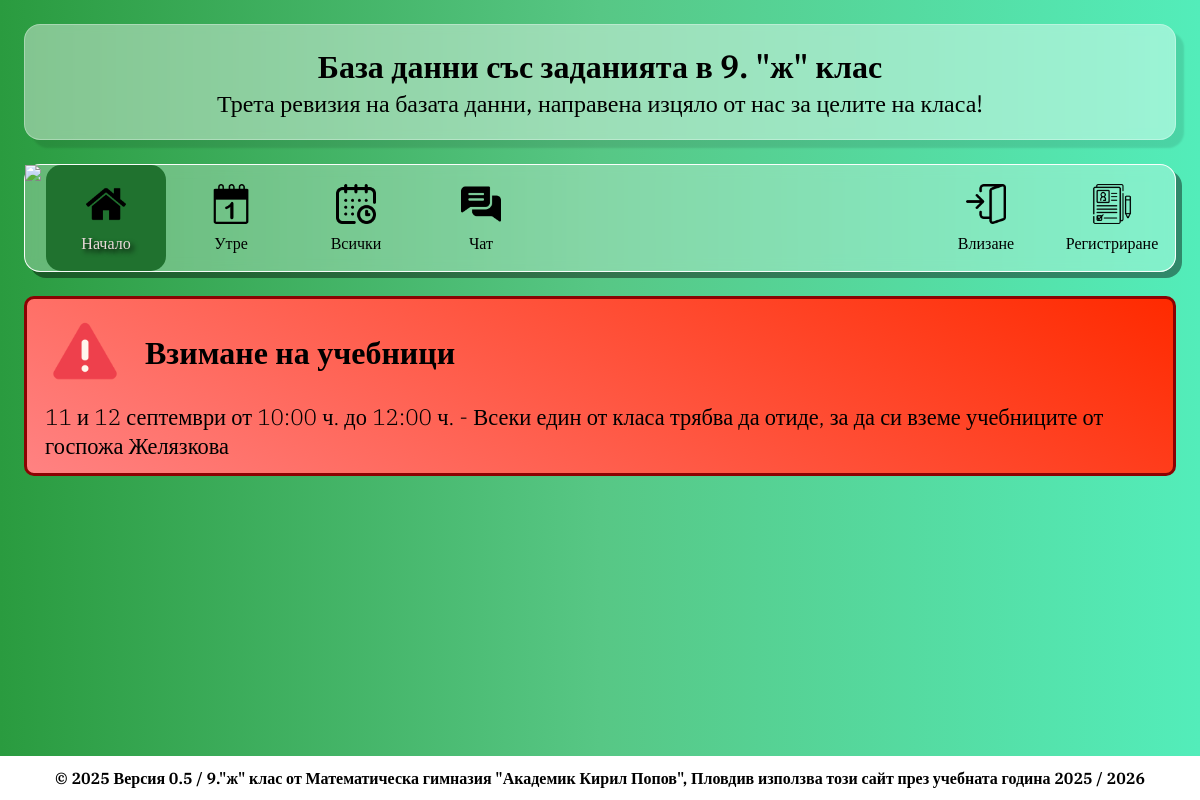
The page / on the database its author committed.
### homework/models.py (models this page shows, shortened)
class Messages(models.Model):
    messageLabel = models.CharField(max_length=255, verbose_name="Заглавие")
    messageText = models.TextField(verbose_name="Текст")
    messageImportance = models.IntegerField(verbose_name="Ниво на съобщението", validators=[MinValueValidator(-1), MaxValueValidator(1)])
    dateBegin = models.DateTimeField(verbose_name="Дата на появяне")
    dateEnd = models.DateTimeField(verbose_name="Дата на изчезване")
    class Meta:
        verbose_name = "Съобщение"
        verbose_name_plural = "Съобщения"

### homework/views.py (the view)
# urls.py: 2. Add a URL to urlpatterns:  path('', Home.as_view(), name='home')
class Home(View):
    def get(self, request):
        now = timezone.now()
        activeMessages = models.Messages.objects.filter(dateBegin__lte=now, dateEnd__gte=now)
        context = {
            "homeActive": True,
            "activeMessages": activeMessages,
            "title": "Начална страница"
        }
        return render(request, "homework/home.html", context)

### homework/templates/homework/home.html (shortened to what this page needs)
{% extends 'homework/base.html'%}
{% load static %}
{%block 'content'%}
{% for message in activeMessages %}
    <div class="messagesTab {% if message.messageImportance == -1%}green{% endif %} {% if message.messageImportance == 0%}orange{% endif %} {% if message.messageImportance == 1%}red{% endif %}">
        <div class='messagesHeader'>
            <img src="
                {% if message.messageImportance == -1 %}
                    {% static 'homework/img/information.png' %}
                {% elif message.messageImportance == 0 %}
                    {% static 'homework/img/warning.png' %}
                {% elif message.messageImportance == 1 %}
                    {% static 'homework/img/crisis.png' %}
                {% endif %}
            ">
            <h1>{{message.messageLabel}}</h1>
        </div>
        <div class='messagesContent'>
            <p>{{message.messageText}}</p>
        </div>
    </div>
{% endfor %}
{%endblock%}

### homework/static/homework/css/messages.css (style rules this page uses)
.messagesTab { margin: 2%; border-radius: 10px; display: flex; flex-direction: column; padding: 8px; padding-bottom: 3px; padding-top: 3px; }
.messagesTab.red { background: #ff8282; background: linear-gradient(30deg, rgba(255, 130, 130, 1) 0%, rgba(255, 42, 0, 1) 100%); border: 3px solid rgb(139, 2, 2); }
.messagesTab > .messagesHeader { display: flex; width: 100%; flex-direction: row; align-items: center; justify-content: start; }
.messagesTab img { height: 75px; display: inline; align-self:flex-end; margin: 10px; margin-right: 30px; padding: 5px; }
.messagesTab.red img { height: 100px; margin: 0; margin-right: 10px; padding: 5px; }
.messagesTab p { font-size: 1.4rem; font-weight: 350; }
.messagesContent { padding-top: 0 !important; padding: 10px; }

### rows shown on the page
Messages: messageLabel "Взимане на учебници", messageText "11 и 12 септември от 10:00 ч. до 12:00 ч. - Всеки един от класа трябва да отиде, за да си вземе учебниците от госпожа Желязкова"
